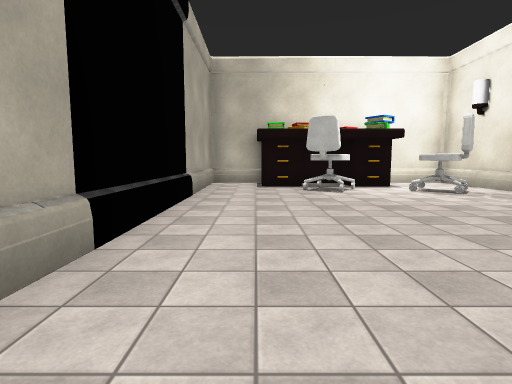
[1] (above)

17 first-person views from a walk through a Unity game level. The camera is 1.5 m above the floor, tilts 6° down and sees 80° across. The floor is counted in squares, 2 m on a side. Each view is taken from the middle of a square. On the plan, view 1 faces up. The plan holds only what a view shows up to about 10 squares ahead; the rest is blank. The place goes on beyond the plan. The player is left out. Surface patterns are stand-ins for the level's own textures.

[2]
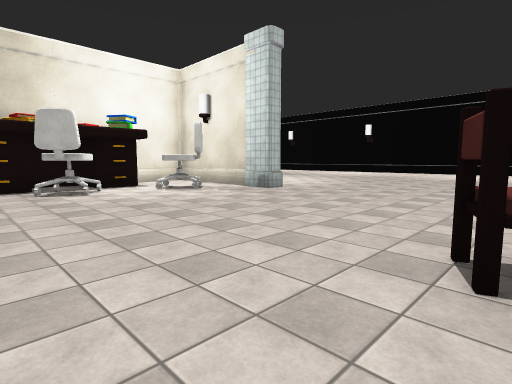

[3]
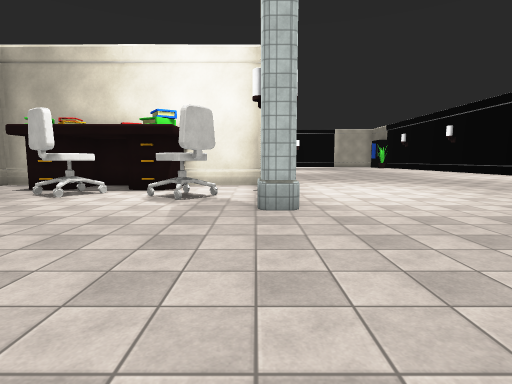

[4]
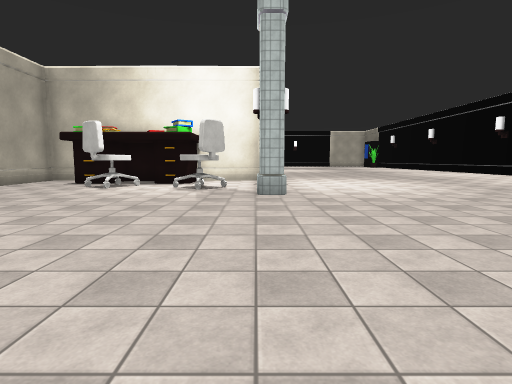

[5]
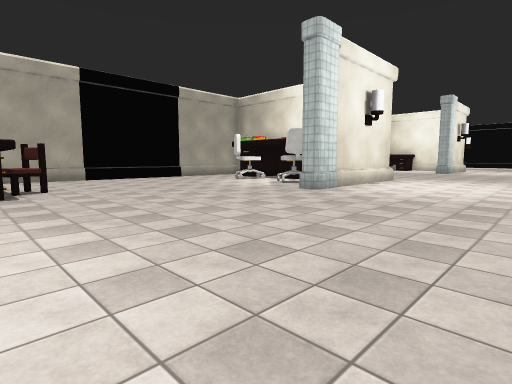

[6]
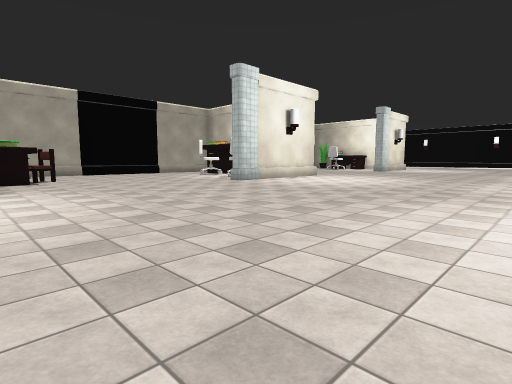

[7]
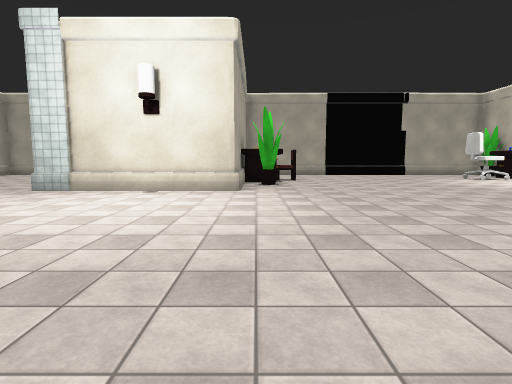

[8]
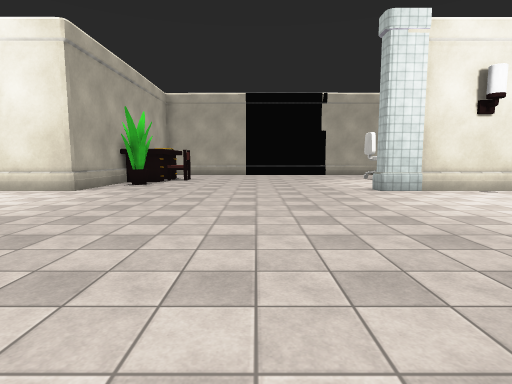

[9]
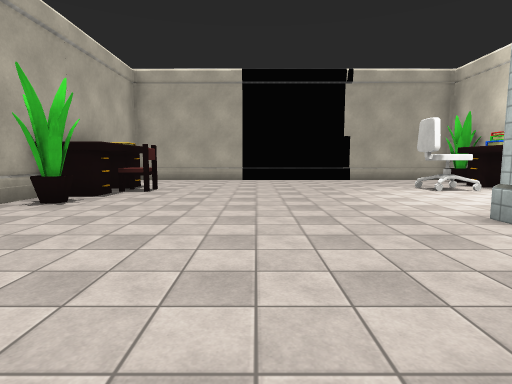

[10]
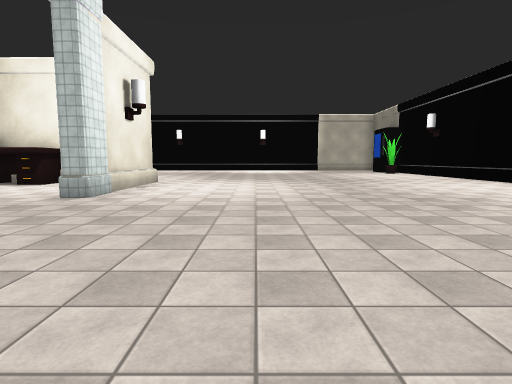

[11]
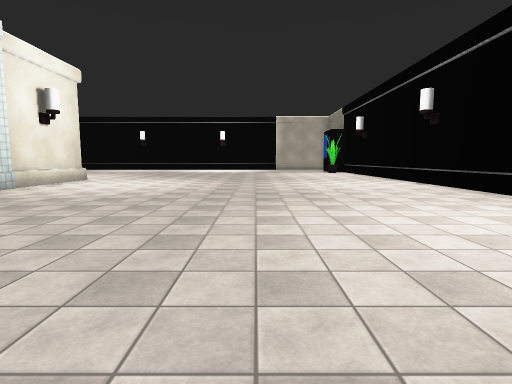

[12]
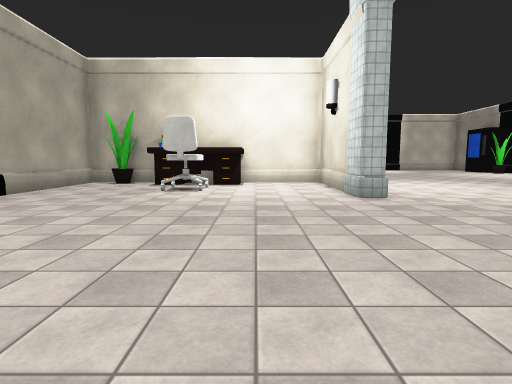

[13]
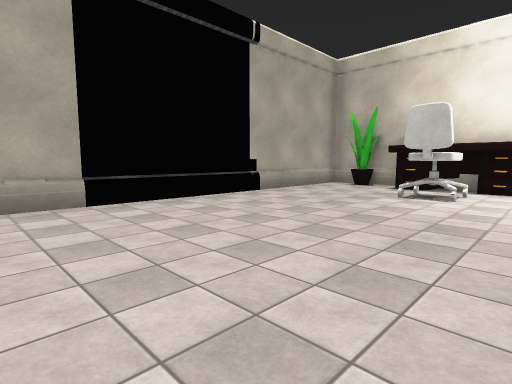

[14]
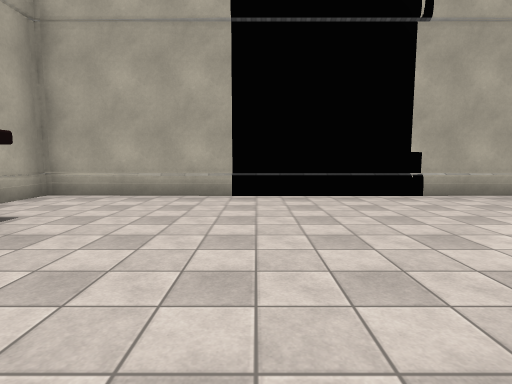

[15]
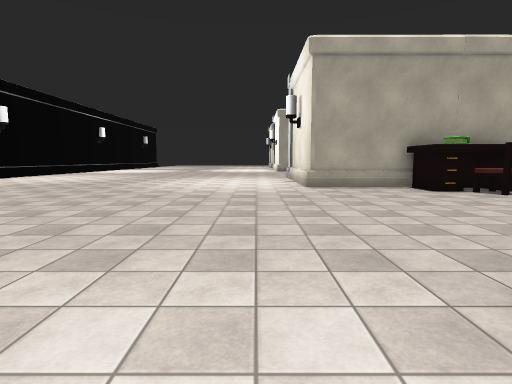

[16]
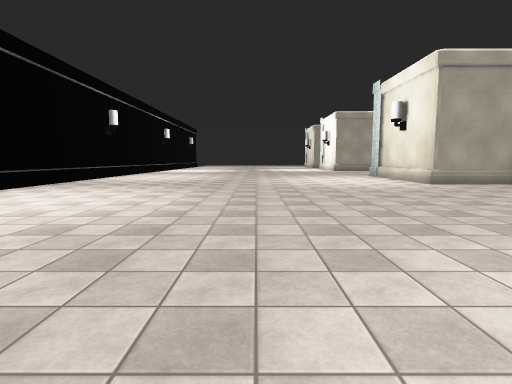

[17]
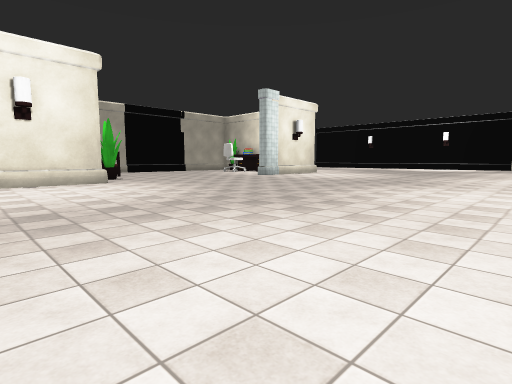

### Floor plan
Points are (right, up) in squares from view 1. A wall is a line through its corners. A room is listed if a view was taken in it or the views show most of it. See-through windows are left out.
Room 1 (views 1, 2, 3, 4, 5, 6, 7, 8, 9, 10, 11, 12, 13, 14, 15, 16, 17)
walls: (3.9, 9.5) (3.9, 8.7) (3.3, 8.6) (2.7, 8.7); (3.9, 8.7) (2.7, 8.7); (3.6, 10.5) (6.5, 10.5) (6.5, 5.6) (6.2, 5.6) (6.2, 10) (1.3, 10); (1.3, 8.7) (0.8, 8.6); (1.3, 8.7) (0.4, 8.7); (-0.7, 10) (-1.5, 10) (-1.5, 6.4); (-1.5, 4.6) (-1.5, 0.1); (6.5, 22) (6.5, 18) (6.2, 18) (6.2, 22); (3.6, -1.5) (6.5, -1.5) (6.5, -3); (2.6, 22.2) (0, 22.2); (-1.5, 22.1) (-1.5, 10.5) (-0.2, 10.5)
low walls: (18.5, 17.6) (18.5, 20.8)
objects: plant (0, 22); other object (2, -1); chair (2, 0) to (3, 0); chair (2, 7) to (2, 8); other object (2, 11); chair (2, 12); chair (2, 20); other object (2, 22); chair (4, 7) to (5, 8); plant (5, 11)

Where each view was taken, in squares from view 1:
view 1: 0 up, 0 right, facing up
view 2: 0 up, 0 right, facing up-right
view 3: 1 up, 6 right, facing up
view 4: 1 down, 6 right, facing up
view 5: 1 down, 11 right, facing up-left
view 6: 2 down, 15 right, facing up-left
view 7: 11 up, 14 right, facing left
view 8: 15 up, 14 right, facing left
view 9: 15 up, 10 right, facing left
view 10: 12 up, 10 right, facing up
view 11: 11 up, 13 right, facing up
view 12: 12 up, 4 right, facing up
view 13: 13 up, 4 right, facing up-left
view 14: 15 up, 5 right, facing left
view 15: 7 up, 8 right, facing down
view 16: 8 up, 12 right, facing down
view 17: 7 up, 17 right, facing up-left
